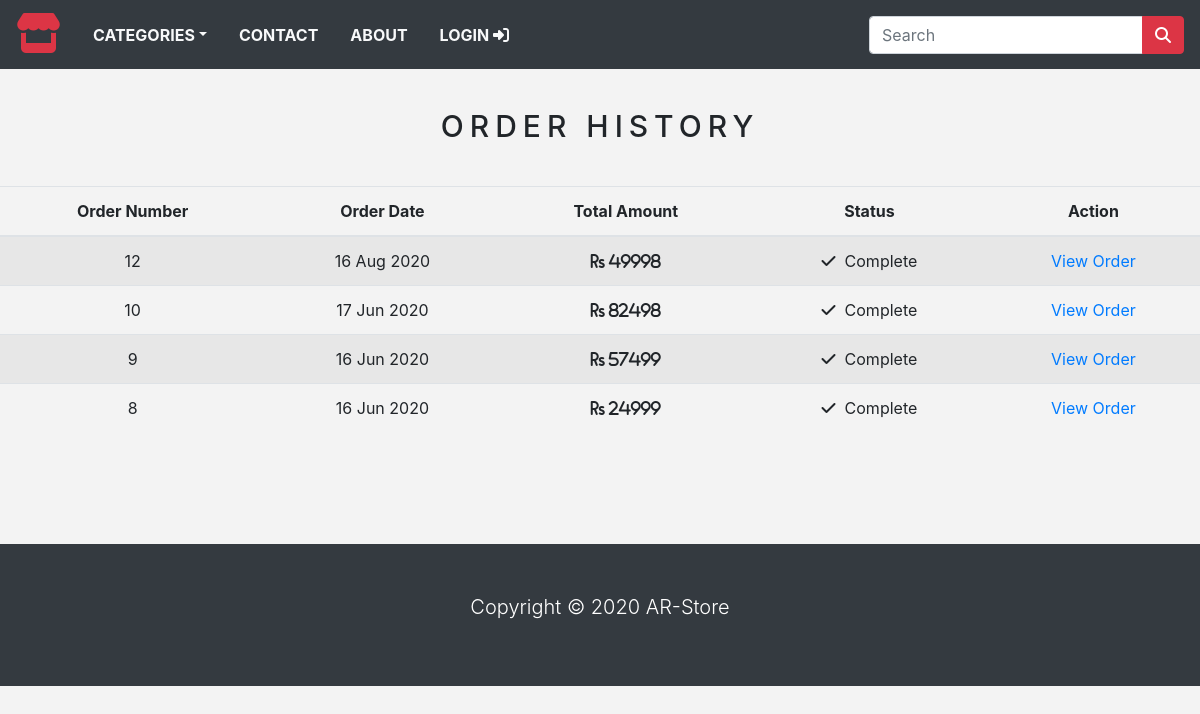
Screenshot of /order_history/ (signed in) with the database file from the repository.
### store/models.py (models this page shows, shortened)
class Order(models.Model):
	token = models.CharField(max_length=250, blank=True)
	total = models.DecimalField(max_digits=10, decimal_places=0, verbose_name='INR Order Total')
	emailAddress = models.EmailField(max_length=250, blank=True, verbose_name='Email Address')
	created = models.DateTimeField(auto_now_add=True)
	billingName = models.CharField(max_length=250, blank=True)
	billingAddress1 = models.CharField(max_length=250, blank=True)
	billingCity = models.CharField(max_length=250, blank=True)
	billingPostcode = models.CharField(max_length=250, blank=True)
	billingCountry = models.CharField(max_length=250, blank=True)
	shippingName = models.CharField(max_length=250, blank=True)
	shippingAddress1 = models.CharField(max_length=250, blank=True)
	shippingCity = models.CharField(max_length=250, blank=True)
	shippingPostcode = models.CharField(max_length=250, blank=True)
	shippingCountry = models.CharField(max_length=250, blank=True)
	class Meta:
		db_table = 'Order'
		ordering = ['-created']

### store/views.py (the view)
# urls.py: path('order_history/', views.orderHistory, name="order_history"),
@login_required(redirect_field_name='next',login_url='login')
def orderHistory(request):
	if request.user.is_authenticated:
		email = str(request.user.email)
		order_details = Order.objects.filter(emailAddress=email)
	return render(request, 'orderlist.html', {'order_details':order_details})

### store/context_processors.py (called while the page is built)
def counter(request):
	item_count = 0
	if 'admin' in request.path:
		return {}
	else:
		try:
			cart = Cart.objects.filter(cart_id=_cart_id_(request))
			cart_items = CartItem.objects.all().filter(cart=cart[:1])
			for cart_item in cart_items:
				item_count += cart_item.quantity
		except Cart.DoesNotExist:
			item_count = 0
	return dict(item_count=item_count)

def menu_links(request):
	links = Category.objects.all()
	return dict(links=links)

### store/models.py (called while the page is built)
	def get_url(self):
		return reverse('products_category', args=[self.slug])

### store/views.py (called while the page is built)
def _cart_id_(request):
	cart = request.session.session_key
	if not cart:
		cart = request.session.create()
	return cart

### store/templates/orderlist.html (shortened to what this page needs)
{% extends 'base.html' %}
{% load static %}
{% block content %}
<div class="text-center">
	<br>
	<h1 class="product_title text-uppercase">Order history</h1>
	<br>
	{% if order_details %}
	<table class="table table-striped">
		<thead>
			<tr>
				<th>Order Number</th>
				<th>Order Date</th>
				<th>Total Amount</th>
				<th>Status</th>
				<th>Action</th>
			</tr>
		</thead>
		<tbody>
			{% for order in order_details %}
			<tr>
				<td>{{ order.id }}</td>
				<td>{{ order.created|date:'d M Y' }}</td>
				<td><i class="fas fa-rupee-sign"> {{ order.total }}</td>
				<td><i class="fas fa-check"></i> &nbsp;Complete</td>
				<td><a href="{% url 'order_details' order.id %}">View Order</a></td>
			</tr>
			{% endfor %}
		</tbody>
	</table>
	{% else %}
	<p>You have not placed any order yet.</p>
	<br><br>
	<a href="{% url 'home' %}" class="btn btn-secondary">Start Shopping</a>
	{% endif %}
</div>
<br><br>
{% endblock %}

### store/static/css/base.css (style rules this page uses)
body { background: #f3f3f3; }
.product_title { font-size: 30px; letter-spacing: .2em; padding-top: 15px; padding-bottom: 10px; }

### rows the page displays
Order: id "12", created "16 Aug 2020", total "49998"
Order: id "10", created "17 Jun 2020", total "82498"
Order: id "9", created "16 Jun 2020", total "57499"
Order: id "8", created "16 Jun 2020", total "24999"
